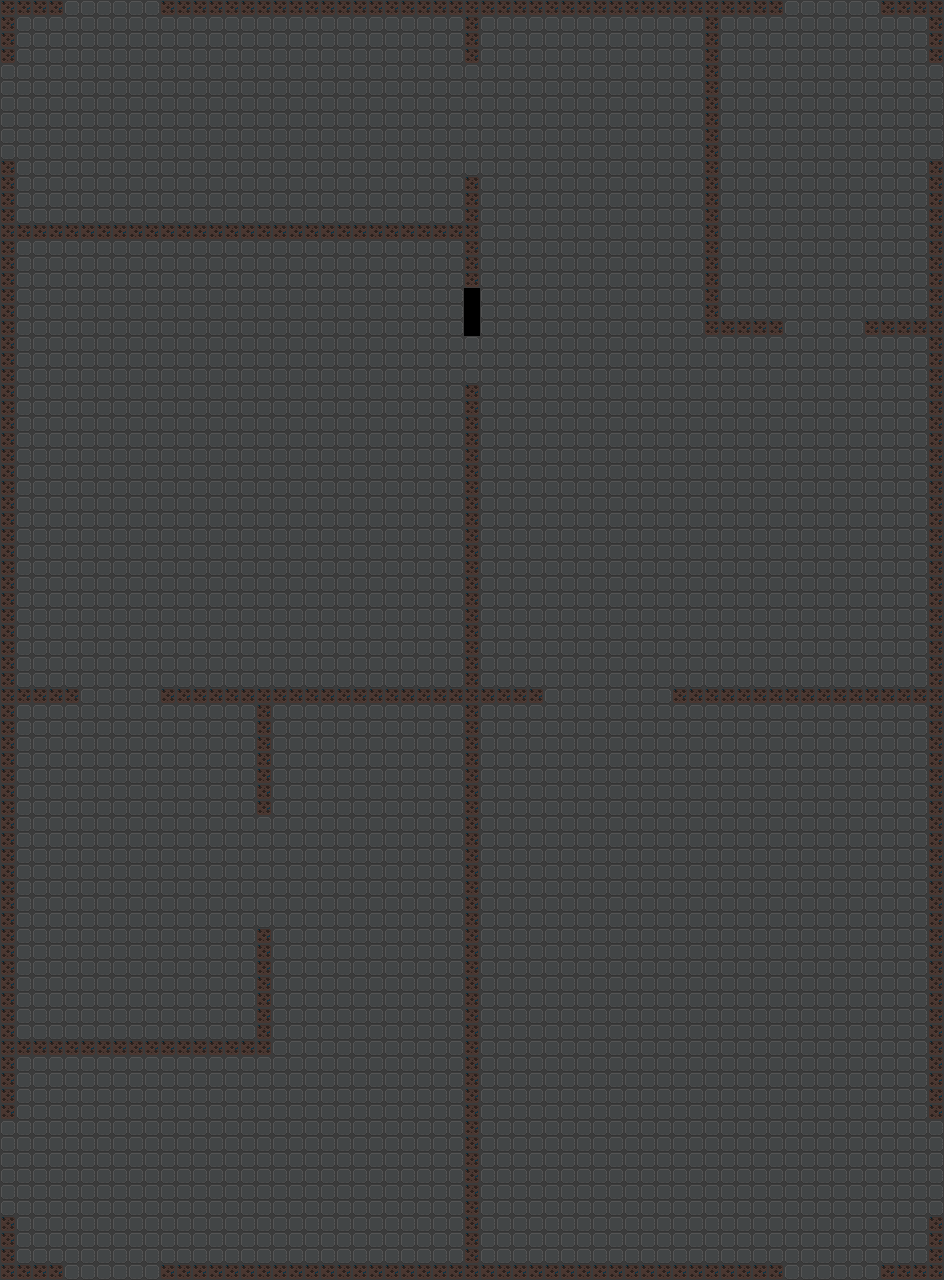

A level layout from a 2D game, rendered from its tile map. Below: a short description, then the map file with tile-grid data replaced by summaries:
An orthogonal 59x80 tile map with 16x16 px tiles, 3 tile layers (ground, walls, map-objects).

<map version="1.0" tiledversion="1.1.6" orientation="orthogonal" renderorder="right-down" width="59" height="80" tilewidth="16" tileheight="16" infinite="0" nextobjectid="1">
 <tileset firstgid="1" source="action rpg.tsx" />
 <layer name="ground" width="59" height="80">
  <data>[4720 cells, 4717 non-empty, 1 distinct tile ids]</data>
 </layer>
 <layer name="walls" width="59" height="80">
  <data>[4720 cells, 420 non-empty, 1 distinct tile ids]</data>
 </layer>
 <layer name="map-objects" width="59" height="80">
  <data>[4720 cells, 0 non-empty, 0 distinct tile ids]</data>
 </layer>
</map>
